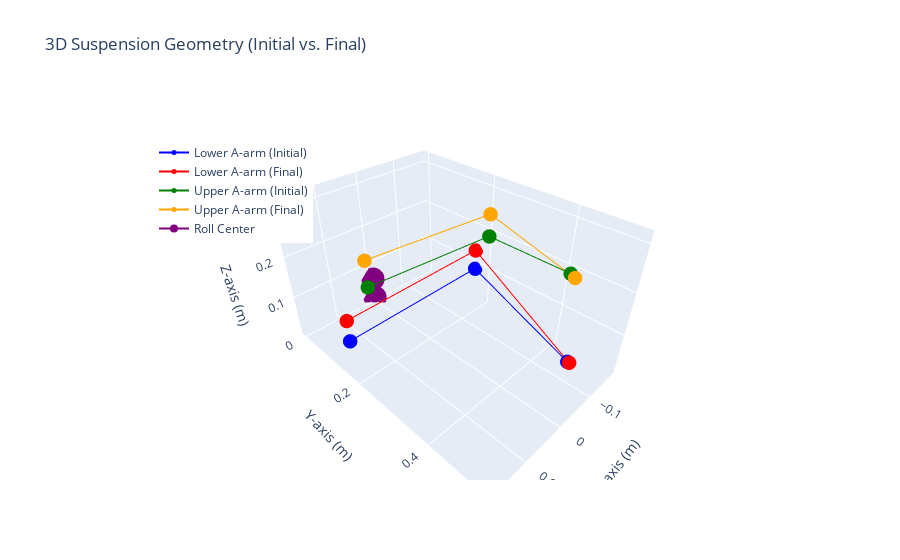

Here is the notebook cell this chart was saved with:
### Code cell
# Extract the initial and final suspension points from the results
lower_initial = results[0, 2:11].reshape(3, 3)  # First row, lower A-arm (3x3)
upper_initial = results[0, 11:20].reshape(3, 3)  # First row, upper A-arm (3x3)

lower_final = results[-1, 2:11].reshape(3, 3)  # Last row, lower A-arm (3x3)
upper_final = results[-1, 11:20].reshape(3, 3)  # Last row, upper A-arm (3x3)

# Extract roll centers
rc_initial = results[0, 20:23]  # Initial roll center
rc_final = results[-1, 20:23]  # Final roll center

# Create a 3D scatter plot
fig = go.Figure()

# Add initial lower A-arm points
fig.add_trace(go.Scatter3d(
    x=lower_initial[:, 0], y=lower_initial[:, 1], z=lower_initial[:, 2],
    mode='markers+lines',
    marker=dict(size=5, color='blue'),
    name='Lower A-arm (Initial)'
))

# Add final lower A-arm points
fig.add_trace(go.Scatter3d(
    x=lower_final[:, 0], y=lower_final[:, 1], z=lower_final[:, 2],
    mode='markers+lines',
    marker=dict(size=5, color='red'),
    name='Lower A-arm (Final)'
))

# Add initial upper A-arm points
fig.add_trace(go.Scatter3d(
    x=upper_initial[:, 0], y=upper_initial[:, 1], z=upper_initial[:, 2],
    mode='markers+lines',
    marker=dict(size=5, color='green'),
    name='Upper A-arm (Initial)'
))

# Add final upper A-arm points
fig.add_trace(go.Scatter3d(
    x=upper_final[:, 0], y=upper_final[:, 1], z=upper_final[:, 2],
    mode='markers+lines',
    marker=dict(size=5, color='orange'),
    name='Upper A-arm (Final)'
))

# Add roll center points
fig.add_trace(go.Scatter3d(
    x=[rc_initial[0], rc_final[0]],
    y=[rc_initial[1], rc_final[1]],
    z=[rc_initial[2], rc_final[2]],
    mode='markers+lines',
    marker=dict(size=8, color='purple'),
    name='Roll Center'
))

# Configure the layout
fig.update_layout(
    scene=dict(
        xaxis_title='X-axis (m)',
        yaxis_title='Y-axis (m)',
        zaxis_title='Z-axis (m)'
    ),
    title="3D Suspension Geometry (Initial vs. Final)",
    legend=dict(x=0.1, y=0.9)
)

# Show the figure
fig.show()

# Print the initial and final points
print("Initial Lower A-arm Points:\n", lower_initial)
print("Final Lower A-arm Points:\n", lower_final)

print("Initial Upper A-arm Points:\n", upper_initial)
print("Final Upper A-arm Points:\n", upper_final)

print("Initial Roll Center:", rc_initial)
print("Final Roll Center:", rc_final)

### Figure 1 — Plotly figure (JSON) as saved in the notebook; plotly's stock layout.template omitted (floating-point values rounded to 4 significant figures)
{"data": [{"marker": {"color": "blue", "size": 5}, "mode": "markers+lines", "name": "Lower A-arm (Initial)", "type": "scatter3d", "x": [-0.0175, -0.18, 0.18], "y": [0.519, 0.165, 0.17], "z": [0.137, 0.087, 0.087]}, {"marker": {"color": "red", "size": 5}, "mode": "markers+lines", "name": "Lower A-arm (Final)", "type": "scatter3d", "x": [-0.01762, -0.18, 0.18], "y": [0.5225, 0.165, 0.17], "z": [0.137, 0.137, 0.137]}, {"marker": {"color": "green", "size": 5}, "mode": "markers+lines", "name": "Upper A-arm (Initial)", "type": "scatter3d", "x": [0.0015, -0.135, 0.18], "y": [0.5065, 0.24, 0.255], "z": [0.315, 0.22, 0.255]}, {"marker": {"color": "orange", "size": 5}, "mode": "markers+lines", "name": "Upper A-arm (Final)", "type": "scatter3d", "x": [0.006363, -0.135, 0.18], "y": [0.5168, 0.24, 0.255], "z": [0.3147, 0.27, 0.305]}, {"marker": {"color": "purple", "size": 8}, "mode": "markers+lines", "name": "Roll Center", "type": "scatter3d", "x": [0, 0], "y": [0, 0], "z": [0.01062, 0.0649]}], "layout": {"legend": {"x": 0.1, "y": 0.9}, "scene": {"xaxis": {"title": {"text": "X-axis (m)"}}, "yaxis": {"title": {"text": "Y-axis (m)"}}, "zaxis": {"title": {"text": "Z-axis (m)"}}}, "title": {"text": "3D Suspension Geometry (Initial vs. Final)"}}}
